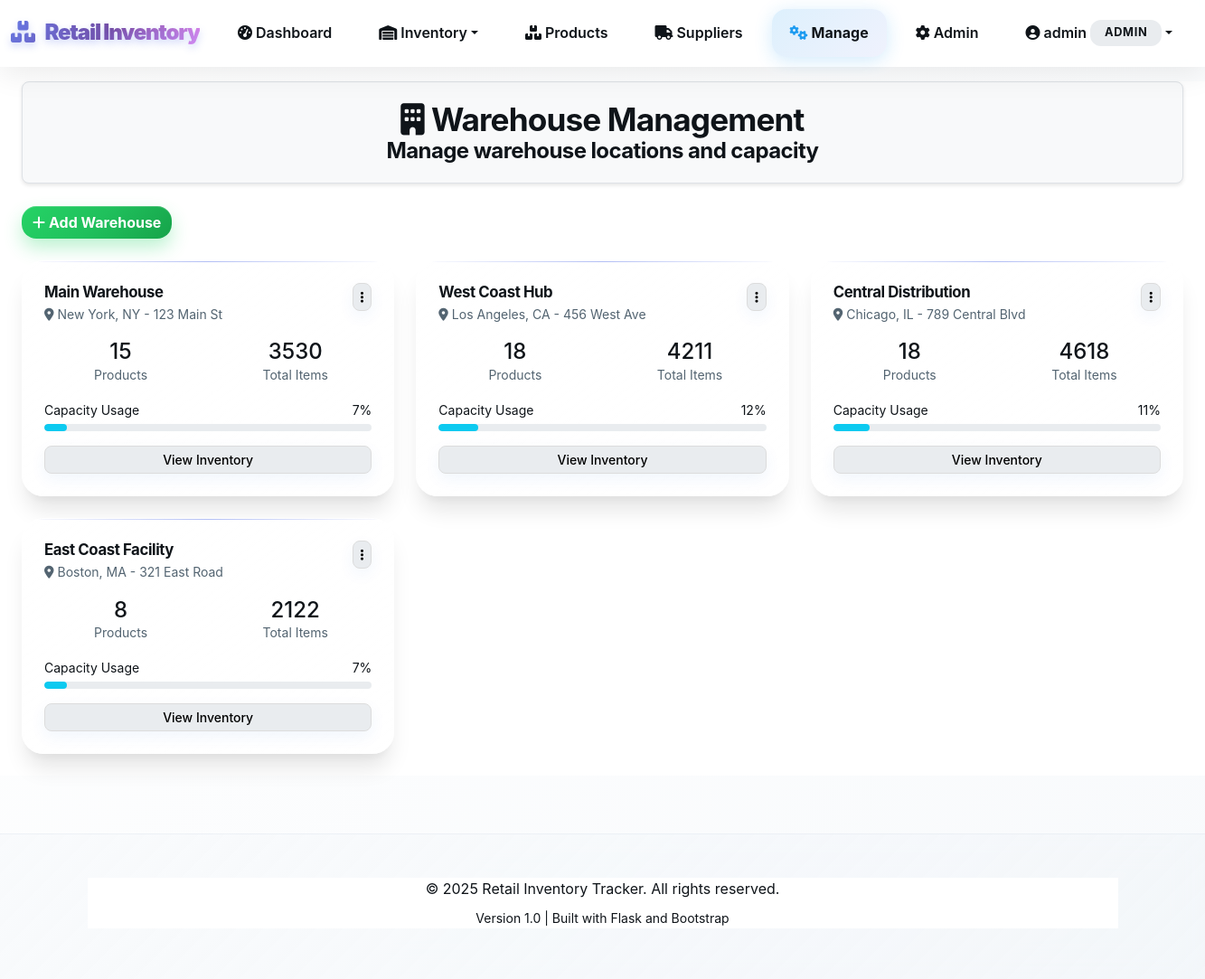
Page /warehouse (signed in) on the committed database.
### tables this page shows
CREATE TABLE warehouses (
                id INTEGER PRIMARY KEY AUTOINCREMENT,
                name VARCHAR(100) NOT NULL,
                location VARCHAR(200) NOT NULL,
                capacity INTEGER,
                manager_id INTEGER,
                created_at TIMESTAMP DEFAULT CURRENT_TIMESTAMP,
                FOREIGN KEY (manager_id) REFERENCES users(id)
            );

### app.py (the view)
@app.route('/warehouse')
def warehouse():
    if 'user_id' not in session:
        return redirect(url_for('login'))
    conn = sqlite3.connect(DATABASE_PATH)
    cursor = conn.cursor()
    cursor.execute('''
        SELECT w.id, w.name, w.location, w.capacity,
               COUNT(i.id) as total_products,
               SUM(i.quantity) as total_inventory
        FROM warehouses w
        LEFT JOIN inventory i ON w.id = i.warehouse_id
        GROUP BY w.id, w.name, w.location, w.capacity
    ''')
    warehouses_data = cursor.fetchall()
    conn.close()
    return render_template('warehouse.html', warehouses_data=warehouses_data)

### templates/warehouse.html (shortened to what this page needs)
{% extends "base.html" %}
{% block content %}
<div class="container-fluid">
    <div class="title-bar">
        <h1><i class="fas fa-building me-2"></i>Warehouse Management</h1>
        <h4>Manage warehouse locations and capacity</h4>
    </div>
    <div class="row mb-4">
        <div class="col-12">
            <button type="button" class="btn btn-success" data-bs-toggle="modal" data-bs-target="#addWarehouseModal">
                <i class="fas fa-plus me-1"></i>Add Warehouse
            </button>
        </div>
    </div>
    <div class="row">
        {% for warehouse in warehouses_data %}
        <div class="col-lg-4 col-md-6 mb-4">
            <div class="card border-0 shadow-sm h-100">
                <div class="card-body">
                    <div class="d-flex align-items-start justify-content-between mb-3">
                        <div>
                            <h5 class="card-title mb-1">{{ warehouse[1] }}</h5>
                            <div class="text-muted small">
                                <i class="fas fa-map-marker-alt me-1"></i>{{ warehouse[2] }}
                            </div>
                        </div>
                        <div class="dropdown">
                            <button class="btn btn-sm btn-outline-secondary" type="button" data-bs-toggle="dropdown">
                                <i class="fas fa-ellipsis-v"></i>
                            </button>
                        </div>
                    </div>
                    <div class="row mb-3">
                        <div class="col-6">
                            <div class="text-center">
                                <div class="h4 mb-0 text-primary">{{ warehouse[4] or 0 }}</div>
                                <div class="small text-muted">Products</div>
                            </div>
                        </div>
                        <div class="col-6">
                            <div class="text-center">
                                <div class="h4 mb-0 text-success">{{ warehouse[5] or 0 }}</div>
                                <div class="small text-muted">Total Items</div>
                            </div>
                        </div>
                    </div>
                    {% if warehouse[3] %}
                    <div class="mb-3">
                        <div class="d-flex justify-content-between mb-1">
                            <span class="small">Capacity Usage</span>
                            <span class="small">{{ ((warehouse[5] or 0) / warehouse[3] * 100)|int }}%</span>
                        </div>
                        <div class="progress" style="height: 8px;">
                            <div class="progress-bar bg-info" style="width: {{ ((warehouse[5] or 0) / warehouse[3] * 100)|int }}%"></div>
                        </div>
                    </div>
                    {% endif %}
                    <div class="d-grid">
                        <button class="btn btn-outline-primary btn-sm">View Inventory</button>
                    </div>
                </div>
            </div>
        </div>
        {% endfor %}
    </div>
</div>
{% endblock %}

### rows in the picture
warehouses: name "Main Warehouse", location "New York, NY - 123 Main St", warehouse "15", warehouse "3530", ((warehouse[5]or0)/warehouse[3]*100)|int "7"
warehouses: name "West Coast Hub", location "Los Angeles, CA - 456 West Ave", warehouse "18", warehouse "4211", ((warehouse[5]or0)/warehouse[3]*100)|int "12"
warehouses: name "Central Distribution", location "Chicago, IL - 789 Central Blvd", warehouse "18", warehouse "4618", ((warehouse[5]or0)/warehouse[3]*100)|int "11"
warehouses: name "East Coast Facility", location "Boston, MA - 321 East Road", warehouse "8", warehouse "2122", ((warehouse[5]or0)/warehouse[3]*100)|int "7"

### other values in the picture
{{ session.username }} "admin"
{{ session.role.title() }} "ADMIN"
